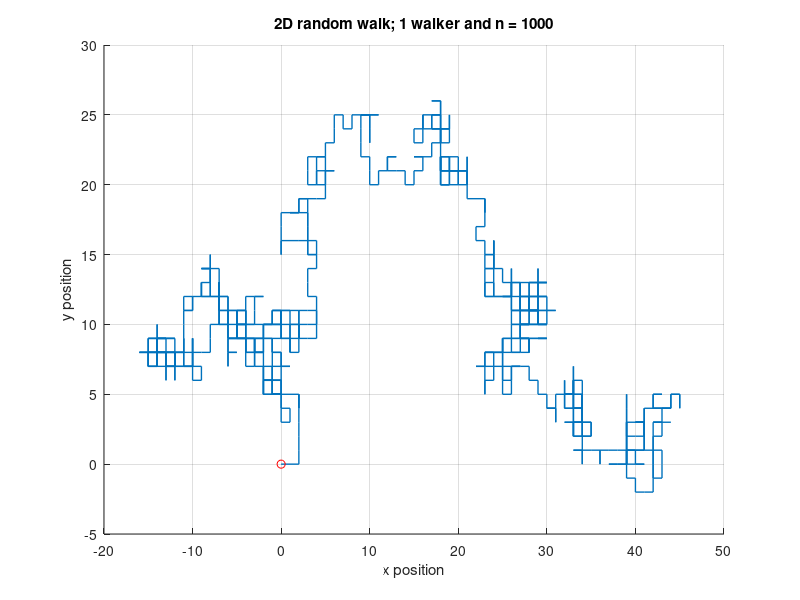

Write the MATLAB code that produced this figure.
N = 1; % walker
n = 1000; % step
dpos = 1;

figure(1);
hold on;
xlabel('x position');
ylabel('y position');
grid on;

pos_x = 0;
pos_y = 0;
x = zeros(1, n);
y = zeros(1, n);
% For walk step 2 to n max step
for j = 2:n
  if rand() > 0.5
    if rand() > 0.5
    	pos_x = pos_x + dpos;
    else
        pos_x = pos_x - dpos;
    end
  else
    if rand() > 0.5
    	pos_y = pos_y + dpos;
    else
        pos_y = pos_y - dpos;
    end
  end
  x(j) = pos_x;
  y(j) = pos_y;
end
figure(1);
hold on;
plot(x, y, 'LineWidth', 1);
plot(0, 0, 'ro');
title(['2D random walk; 1 walker and n = ', num2str(j)]);